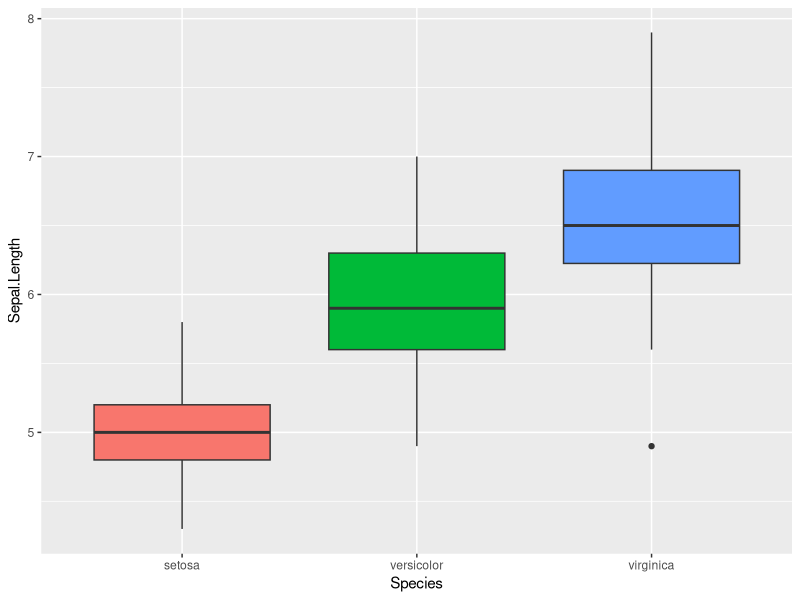

Generate this figure with R:
## ---- chunk 1
data <- data("iris")
## ---- chunk 2
library("tidyverse")
## ---- chunk 3
iris %>% ggplot(aes(x=Species, y=Sepal.Length, fill= Species))+
  geom_boxplot()+
  theme(legend.position = "none")
